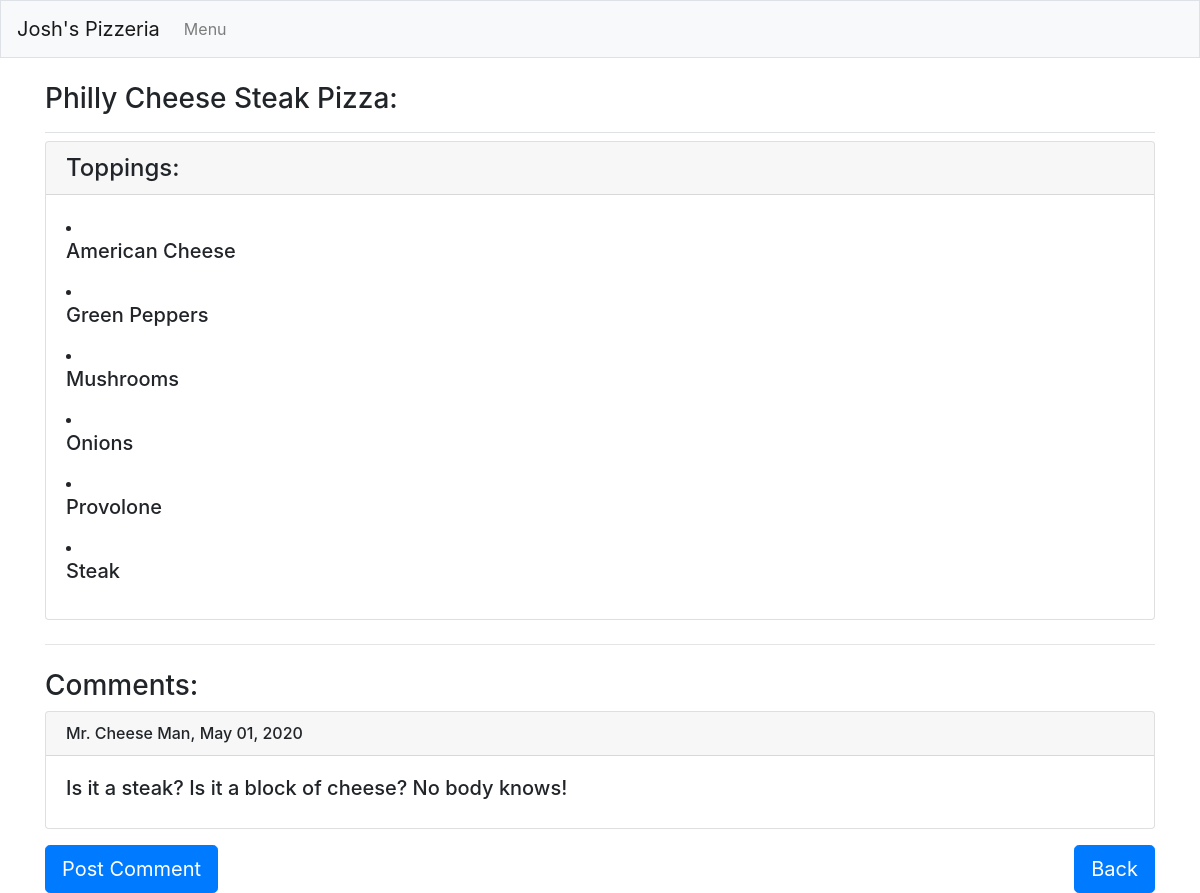
The app's page /pizzas/4/ with its own data.
### pizzeria_app/models.py (models this page shows, shortened)
class Pizza(models.Model):
    pizza_name = models.CharField(max_length=200)
    def __str__(self):
        return self.pizza_name

class Topping(models.Model):
    pizza_fk = models.ForeignKey(Pizza, on_delete=models.CASCADE)
    topping_name = models.CharField(max_length=200)

class Comment(models.Model):
    pizza_fk = models.ForeignKey(Pizza, on_delete=models.CASCADE)
    comment_text = models.TextField()
    comment_author = models.CharField(max_length=200)
    date_added = models.DateTimeField(auto_now_add=True)

### pizzeria_app/views.py (the view)
# urls.py: path('pizzas/<int:pizza_id>/', views.pizza, name='pizza'),
def pizza(request, pizza_id):
    pizza = Pizza.objects.get(id=pizza_id)
    pizza_with_toppings = pizza.topping_set.order_by('topping_name')
    pizza_with_comments = pizza.comment_set.order_by('-date_added')
    context = {'pizza':pizza, 'pizza_with_toppings':pizza_with_toppings, 'pizza_with_comments':pizza_with_comments}
    return render(request, 'pizzeria_app/pizza.html', context)

### pizzeria_app/templates/pizzeria_app/pizza.html
{% extends "pizzeria_app/base.html" %}
{% block page_header %}
    <h3>{{ pizza }} Pizza:</h3>
{% endblock page_header %}
{% block content %}
<div class="card mb-3">
    <h4 class="card-header">Toppings:</h4>
    <div class="card-body">
        {% for topping in pizza_with_toppings %}
            <li><h5>{{ topping.topping_name|linebreaks }}</h5></li>
        {% empty %}
            <li><h5>{There are no toppings for this pizza yet</h5></li>
        {% endfor %}
    </div>
</div>
<hr class="my-4">
<h3>Comments:</h3>
{% for comment in pizza_with_comments %}
<div class="card mb-3">
    <h6 class="card-header">{{ comment.comment_author }},&nbsp;{{ comment.date_added|date:'M d, Y' }}</h6>
    <div class="card-body">
        <h5>{{ comment.comment_text }}</h5>
    </div>
</div>
{% empty %}
    <h6>There are no comments for this pizza yet</h6>
{% endfor %}
<div class="row">
    <div class="col-sm-3"><a class="btn btn-primary btn-lg enabled" role="button" href="{% url 'pizzeria_app:new_comment' pizza.id %}" role="button">Post Comment</a></div>
    <div class="col-sm-6"></div>
    <div class="col-sm-3"><a class="btn btn-primary btn-lg enabled float-right" role="button" href="{% url 'pizzeria_app:pizzas' %}" role="button">Back</a></div>
</div>
{% endblock content %}

### records on screen
Pizza: pizza_name "Philly Cheese Steak"
Topping: topping_name "American Cheese"
Topping: topping_name "Green Peppers"
Topping: topping_name "Mushrooms"
Topping: topping_name "Onions"
Topping: topping_name "Provolone"
Topping: topping_name "Steak"
Comment: comment_author "Mr. Cheese Man", date_added "May 01, 2020", comment_text "Is it a steak? Is it a block of cheese? No body knows!"
